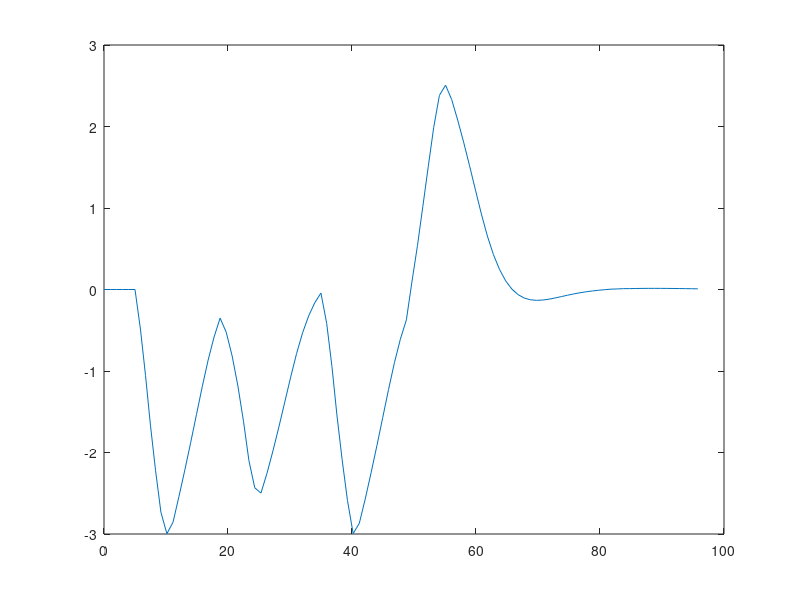

This chart was generated by the following MATLAB code: (Note: this script raises an error after producing the figure.)
%% put everything together
close all;
clear;
load('four obstacles MPC Test_Noa.mat');
xled = xOpt(1,:);
yled = xOpt(2,:);
vled = xOpt(3,:);
thetaled = xOpt(4,:);
% sampling time
TS = 0.2;
lr = 3;
lf = 3;
% generate leading car (carA) state data for testing purposes
nx = 101;
timestep = 100; 

 plot(xled(:,1:size(xled,2)),yled(:,1:size(xled,2)))
% title("speed vs position plot")

% obtain the state reference of carA
zref = [xled; yled; vled; thetaled];

%% mpc starts here
% define the total mpc iterations
N = size(xled,2)-1;
% define each single mpc computing horizon
P = 3;
% initialize the initial conditions for the following car (carB)
x0 = 0; %position
y0 = 0; %position
v0 = 5; %speed
theta0 = 0; %heading angle
t0 = 0; 
z0B = [x0; y0; v0; theta0]; %state
nzB = size(z0B,1); %row size of state
% initilize initial input of the carB
a0 = 0; % accelaration
deltaf0 = 0; % steering angle
u0B = [a0; deltaf0];
nuB = size(u0B,1);
% define the variable to be optimized
zB = sdpvar(nzB,N+1);
assign(zB(:,1), z0B);
uB = sdpvar(nuB, N);
assign(uB(:,1), u0B);
% tune the Q and R
QB = 12*eye(nzB);
% less penalty on the speed difference
QB(3,3) = 3; 
RB = [0 0; 0 0];
% save the states and input
usaveB = zeros(nuB,N);
zsaveB = zeros(nzB,N);
zsaveB(:,1) = z0B;


% initialize cost function and constraintB
% define the state constraintBs
zmin = [-10;-100;0;-pi];
zmax = [1000;100;30;pi];
umin = [-1.5;-60*pi/180];
umax = [4;60*pi/180];
    

for i=1:N
    % initialize cost function and constraintB
    % set the reference as the carA's state at time i
    
    % define the safety difference based on obstacle side
    tic
    if i<=size(yled)-10
        sumy = sum(yled(i:i+10));
    else 
        sumy = sum(yled(i+5:N));
    end
    
    threshold = 3;
    if sumy>=threshold
        safe = [-0.03*(lr+lf);0*(lr+lf);0;0];
    elseif sumy<=-threshold
        safe = [-0.03;0*(lr+lf);0;0];
    else 
        safe= [0;0;0;0];
    end

    bar_zrefB = zref(:,i);
    objB = 0;
    if i<=10
        usaveB(:,i) = zeros(nuB,1);
        zsaveB(:,i+1) = zeros(nzB,1);
    else
        bar_zrefB = zref(:,i-10);
        for j =1:P
            %betaB(j) = atan((lr*tan(double(u(2,j))))/(lf+lr));
            if abs(zsaveB(1,i)-zref(1,i-10))<=3*(lr+lf) || abs(zsaveB(2,i)-zref(2,i-10)<=3*(lr+lf))
                objB = objB + (zB(:,j)-(bar_zrefB+safe))'*QB*(zB(:,j)-(bar_zrefB+safe)) + uB(:,j)'*RB*uB(:,j);
            else
                objB = objB + (zB(:,j)-(bar_zrefB+safe))'*QB*(zB(:,j)-(bar_zrefB+safe)) + uB(:,j)'*RB*uB(:,j);
            end

            bar_zrefB(1) = bar_zrefB(1)+TS*bar_zrefB(3)*cos(bar_zrefB(4));
            bar_zrefB(2) = bar_zrefB(2)+TS*bar_zrefB(3)*sin(bar_zrefB(4));
        end
        constraintB = zB(:,1) == zsaveB(:,i);
        for j = 1:P
            betaB(j) = atan((lr*tan(uB(2,j)))/(lf+lr));
            constraintB = [constraintB, zmin <= zB(:,j) <= zmax,...
                umin <= uB(:,j) <= umax,...
                zB(1,j+1) == zB(1,j)+TS*zB(3,j)*cos(zB(4,j)+betaB(j)),...
                zB(2,j+1) == zB(2,j)+TS*zB(3,j)*sin(zB(4,j)+betaB(j)),...
                zB(3,j+1) == zB(3,j)+TS*uB(1,j),...
                zB(4,j+1) == zB(4,j)+TS*zB(3,j)*sin(betaB(j))/lr];
        end
    

        % setup yalmip
        options = sdpsettings('verbose',0);
        sol = optimize(constraintB, objB, options); 
        % forward pass
       toc
        usaveB(:,i) = uB(:,1);
        zsaveB(:,i+1) = zB(:,2);
    end
    
    % define the safety difference based on obstacle side
    if i<=size(yled)-10
        sumy = sum(yled(i:i+10));
    else 
        sumy = sum(yled(i+5:N));
    end
    
    threshold = 3;
    if sumy>=threshold
        safe = [-0.03*(lr+lf);0*(lr+lf);0;0];
    elseif sumy<=-threshold
        safe = [-0.03;0*(lr+lf);0;0];
    else 
        safe= [0;0;0;0];
    end
    

end

time = linspace(0,timestep,nx-1);
figure;
plot(time,usaveB(1,:))
title("acceleration input of carB")
figure;
plot(xled(1,:), yled(1,:),'-o')
hold on;
plot(zsaveB(1,:),zsaveB(2,:), '-x')
xlabel('x_1')
ylabel('x_2')
legend("Reference","Vehicle");
print(gcf, 'MPCControl.png', '-dpng', '-r900')  
%title("carA's vs carB's positions")
hold off;

%% Animation

L = lr + lf;
l = 0.738;
nFrames = timestep;
F(nFrames) = struct('cdata', [], 'colormap', []);

figure;
hold on;


plot(xled, yled, 'o', 'LineStyle', '--', 'Color', 'r');

% B车
cxB = zsaveB(1, 1);
cyB = zsaveB(2, 1);
thetaB = zsaveB(4, 1);
LhB = line([cxB - L / 2 * cos(thetaB), cxB + L / 2 * cos(thetaB)], ...
    [cyB - L / 2 * sin(thetaB), cyB + L / 2 * sin(thetaB)], 'Color', 'blue');
LbB = line([cxB + L / 2 * cos(thetaB) - l / 2 * cos(usaveB(2, 1)), cxB + L / 2 * cos(thetaB) + l / 2 * cos(usaveB(2, 1))], ...
    [cyB + L / 2 * sin(thetaB) - l / 2 * sin(usaveB(2, 1)), cyB + L / 2 * sin(thetaB) + l / 2 * sin(usaveB(2, 1))], 'Color', 'blue');

disp('Creating and recording frames...')

for j = 1:nFrames
    % 更新B车的位置和角度
    cxB = zsaveB(1, j);
    cyB = zsaveB(2, j);
    thetaB = zsaveB(4, j);
    set(LhB, 'xdata', [cxB - L / 2 * cos(thetaB), cxB + L / 2 * cos(thetaB)], ...
        'ydata', [cyB - L / 2 * sin(thetaB), cyB + L / 2 * sin(thetaB)]);
    set(LbB, 'xdata', [cxB + L / 2 * cos(thetaB) - l / 2 * cos(usaveB(2, j)), cxB + L / 2 * cos(thetaB) + l / 2 * cos(usaveB(2, j))], ...
        'ydata', [cyB + L / 2 * sin(thetaB) - l / 2 * sin(usaveB(2, j)), cyB + L / 2 * sin(thetaB) + l / 2 * sin(usaveB(2, j))]);

    % 固定轴范围
    axis([0, 50, -5, 5]);
    axis square;

    drawnow;

    F(j) = getframe(gcf);
    pause(TS);  
end

disp('Playing movie...')
axis([0, 50, -5, 5]); 
axis square;
Fps = 5;
nPlay = 1;
movie(F, nPlay, Fps);


%% Animation
fig = figure;
hold on;

% 画底面
[X_bottom, Y_bottom] = meshgrid(0:1:70, -7:1:7);
Z_bottom = 0 .* X_bottom;
s_bottom = surf(X_bottom, Y_bottom, Z_bottom, 'FaceAlpha', 0.5);
s_bottom.EdgeColor = 'none';
s_bottom.FaceColor = 'black';

% 画侧面
[X_side, Z_side] = meshgrid(0:1:70, 0:0.5:6);
Y_side = 0 .* X_side + 7;
s_side = surf(X_side, Y_side, Z_side, 'FaceAlpha', 0.3);
s_side.EdgeColor = 'none';
s_side.FaceColor = 'green';

% 画分隔线
l1 = line([0, 70], [-2, -2]);
l2 = line([0, 70], [2, 2]);
l1.Color = [1, 1, 1];
l2.Color = [1, 1, 1];
% 
% % 画障碍物
% obstacles = [
%     10, 0, 1;
%     25, 1, 1.5;
%     40, 0, 1;
%     55, -1, 1.5
% ];
% 
% for i = 1:size(obstacles, 1)
%     [X_obs, Y_obs] = meshgrid(obstacles(i, 1)-obstacles(i, 3):0.5:obstacles(i, 1)+obstacles(i, 3), ...
%                             obstacles(i, 2)-obstacles(i, 3):0.5:obstacles(i, 2)+obstacles(i, 3));
%     Z_obs = 0 .* X_obs;
%     s_obs = surf(X_obs, Y_obs, Z_obs);
%     s_obs.FaceColor = 'black';
% end

% 绘制A车路径轨迹
plot(xled, yled, 'x', 'LineStyle', '--', 'Color', 'r');

% leading car (固定位置)
% pX_led = [-3 3 3 -3; 
%     -3 -3 3 3;
%     -3 -3 3 3;
%     -3 3 3 -3]';
% pY_led = [-1 -1 1 1;
%     -1 -1 -1 -1
%     1 1 1 1
%     -1 -1 1 1]';
% pZ_led = [0 0 0 0;
%     0 2 2 0
%     0 2 2 0
%     2 2 2 2]';
% p1 = patch(pX_led, pY_led, pZ_led, 'red');
% p1.FaceAlpha = 0.5;
 fig.Children.Projection = 'perspective';
 axis equal
% view(3)
 hold on;
% car B (6*2*2)
pX_B = [-3 3 3 -3; 
    -3 -3 3 3;
    -3 -3 3 3;
    -3 3 3 -3]';
pY_B = [-1 -1 1 1;
    -1 -1 -1 -1
    1 1 1 1
    -1 -1 1 1]';
pZ_B = [0 0 0 0;
    0 2 2 0
    0 2 2 0
    2 2 2 2]';
pB = patch(pX_B, pY_B, pZ_B, 'blue');
pB.FaceAlpha = 0.5;
view(3)
OrigVertsB = pB.Vertices; % 保持原始顶点

nx = timestep + 1;
cxB = zsaveB(1, :);
cyB = zsaveB(2, :);

vel_led = [xled' yled' zeros(nx, 1)];
vel_B = [cxB' cyB' zeros(nx, 1)];

for i = 1:nx 
    axis([0 70 -5 5 0 6]);
    pB.Vertices = OrigVertsB + repmat(vel_B(i,:), [size(OrigVertsB, 1), 1]);
    pause(2 * TS); 
end


%% Export the data to visualize
save('leading_car_state.mat', 'zref');
save('follower_carB_state.mat', 'zsaveB');
xlead = zref(1,:);
ylead = zref(2,:);
thetalead = zref(4,:);
xlead_interp = 0:.25:50;
ylead_interp = interpn(xlead,ylead,xlead_interp,'spline');
thetalead_interp = interpn(xlead,thetalead,xlead_interp,'spline');

% x_folB = zsaveB(1,:);
% y_folB = zsaveB(2,:);
% theta_folB = zsaveB(4,:);
% x_folB_interp = 0:.25:50;
% [x, index] = unique(x); 
% y_folB_interp = interpn(x_folB,y_folB,x_folB_interp,'spline');
% theta_folB_interp = interpn(x_folB,theta_folB,x_folB_interp,'spline');
%% write file
fileID = fopen('leading_car.txt','w');
fprintf(fileID,'positionXA:[');
for i = 1:size(xlead_interp,2)
    if mod(i,8) ~= 0 
        fprintf(fileID,'%4.6f, ',xlead_interp(i));
    elseif mod(i,8) == 0
        fprintf(fileID, '%4.6f, \n',xlead_interp(i));
    end
   
end
fprintf(fileID,'%4.6f],\n\n',xlead_interp(size(xlead_interp,2)));
fprintf(fileID,'positionYA:[');
for i = 1:size(xlead_interp,2)
    if mod(i,8) ~= 0 
        fprintf(fileID,'%4.6f, ',ylead_interp(i));
    elseif mod(i,8) == 0
        fprintf(fileID, '%4.6f, \n',ylead_interp(i));
    end
   
end
fprintf(fileID,'%4.6f],\n\n',ylead_interp(size(ylead_interp,2)));
fprintf(fileID,'thetaA:[');
for i = 1:size(thetalead_interp,2)
    if mod(i,8) ~= 0 
        fprintf(fileID,'%4.6f, ',thetalead_interp(i));
    elseif mod(i,8) == 0
        fprintf(fileID, '%4.6f, \n',thetalead_interp(i));
    end
   
end
fprintf(fileID,'%4.6f],',thetalead_interp(size(thetalead_interp,2)));

fclose(fileID);


%%
load('four obstacles MPC Test_Noa.mat');
steerlead = uOpt(1,:);

fileID = fopen('leading_car_input.txt','w');
fprintf(fileID,'steerA:[');
for i = 1:size(steerlead,2)
    if mod(i,8) ~= 0 
        fprintf(fileID,'%4.6f, ',steerlead(i));
    elseif mod(i,8) == 0
        fprintf(fileID, '%4.6f, \n',steerlead(i));
    end
   
end
fprintf(fileID,'%4.6f],\n\n',steerlead(size(steerlead,2)));

% B car
steerB = usaveB(2,:);
fprintf(fileID,'steerB:[');
for i = 1:size(steerB,2)
    if mod(i,8) ~= 0 
        fprintf(fileID,'%4.6f, ',steerB(i));
    elseif mod(i,8) == 0
        fprintf(fileID, '%4.6f, \n',steerB(i));
    end
   
end
fprintf(fileID,'%4.6f],\n\n',steerB(size(steerB,2)));

%%
%load('four obstacles MPC Test_Noa.mat');
xlead = xOpt(1,:);
ylead = xOpt(2,:);
vlead = xOpt(3,:);
thetalead = xOpt(4,:);

fileID = fopen('leading_car.txt','w');
fprintf(fileID,'positionXA:[');
for i = 1:size(xlead,2)
    if mod(i,8) ~= 0 
        fprintf(fileID,'%4.6f, ',xlead(i));
    elseif mod(i,8) == 0
        fprintf(fileID, '%4.6f, \n',xlead(i));
    end
   
end
fprintf(fileID,'%4.6f],\n\n',xlead(size(xlead,2)));

fprintf(fileID,'positionYA:[');
for i = 1:size(ylead,2)
    if mod(i,8) ~= 0 
        fprintf(fileID,'%4.6f, ',ylead(i));
    elseif mod(i,8) == 0
        fprintf(fileID, '%4.6f, \n',ylead(i));
    end
   
end
fprintf(fileID,'%4.6f],\n\n',ylead(size(ylead,2)));

fprintf(fileID,'thetaA:[');
for i = 1:size(thetalead,2)
    if mod(i,8) ~= 0 
        fprintf(fileID,'%4.6f, ',thetalead(i));
    elseif mod(i,8) == 0
        fprintf(fileID, '%4.6f, \n',thetalead(i));
    end
   
end
fprintf(fileID,'%4.6f],\n\n',thetalead(size(thetalead,2)));

% B car
xB = zsaveB(1,:);
yB = zsaveB(2,:);
vB = zsaveB(3,:);
thetaB = zsaveB(4,:);

fprintf(fileID,'positionXB:[');
for i = 1:size(xB,2)
    if mod(i,8) ~= 0 
        fprintf(fileID,'%4.6f, ',xB(i));
    elseif mod(i,8) == 0
        fprintf(fileID, '%4.6f, \n',xB(i));
    end
   
end
fprintf(fileID,'%4.6f],\n\n',xB(size(xB,2)));

fprintf(fileID,'positionYB:[');
for i = 1:size(yB,2)
    if mod(i,8) ~= 0 
        fprintf(fileID,'%4.6f, ',yB(i));
    elseif mod(i,8) == 0
        fprintf(fileID, '%4.6f, \n',yB(i));
    end
   
end
fprintf(fileID,'%4.6f],\n\n',yB(size(yB,2)));

fprintf(fileID,'thetaB:[');
for i = 1:size(thetaB,2)
    if mod(i,8) ~= 0 
        fprintf(fileID,'%4.6f, ',thetaB(i));
    elseif mod(i,8) == 0
        fprintf(fileID, '%4.6f, \n',thetaB(i));
    end
   
end
fprintf(fileID,'%4.6f],\n\n',thetaB(size(thetaB,2)));


fclose(fileID);

%% generate plot
t = linspace(1,100,100);

figure;
plot(t,zsaveB(1,1:100))
legend("car B")

figure;
plot(t,zsaveB(2,1:100))
legend("car B")

figure;
plot(t,zsaveB(3,1:100))
legend("car B")

figure;
plot(t,zsaveB(4,1:100))
legend("car B")


